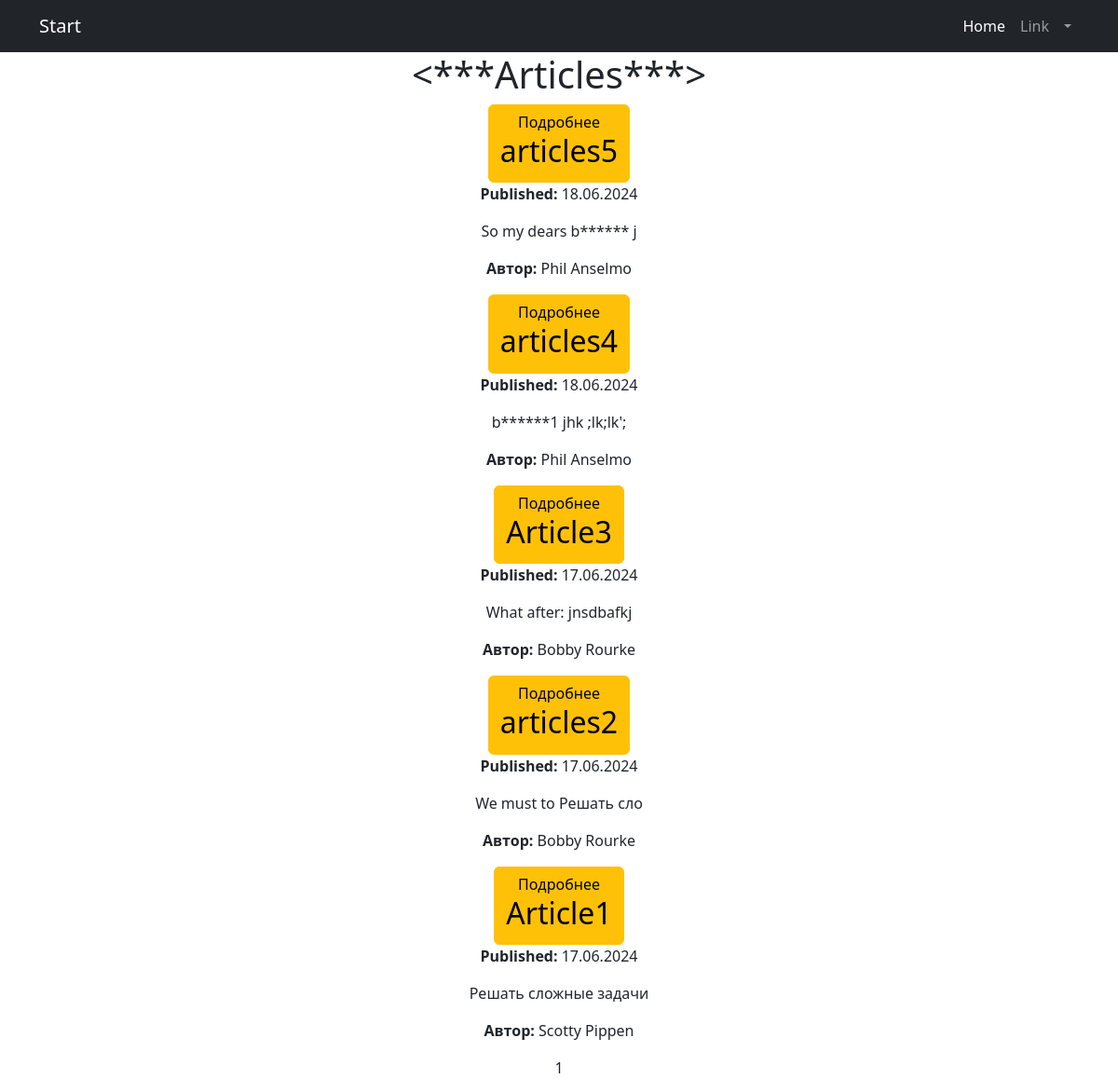
The app's page /articles/, older data.
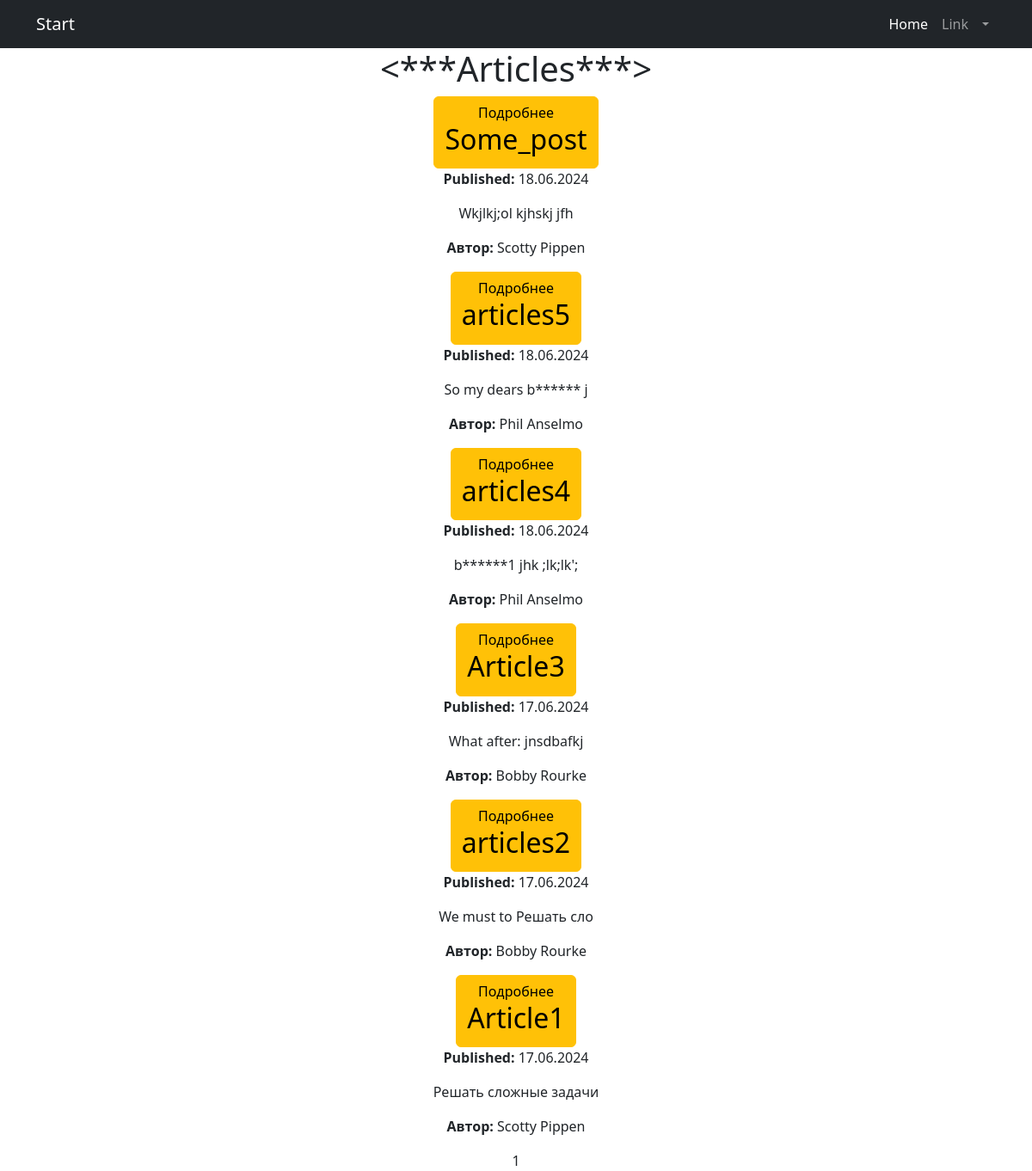
The same page, newer data.
### news/models.py (models this page shows, shortened)
class Post(models.Model):
    author = models.ForeignKey('Author', on_delete=models.CASCADE, blank=True)
    POST_TYPES = (
        ('article', 'Article'),
        ('news', 'News'),
    )
    post_type = models.CharField(max_length=10, choices=POST_TYPES)
    created_at = models.DateTimeField(auto_now_add=True)
    categories = models.ManyToManyField('Category', through='PostCategory')
    title = models.CharField(max_length=255)
    content = models.TextField()
    rating = models.IntegerField(default=0)
    authorname = models.CharField(max_length=255,)

### news/views.py (the view)
# urls.py: path('articles/', views.ArticlesListView.as_view(), name='articles_list'),
class ArticlesListView(ListView):
    model = Post
    template_name = 'articles_list.html'
    queryset = Post.objects.filter(post_type='article').order_by('-created_at')
    context_object_name = 'posts'
    paginate_by = 10
    def get_context_data(self, **kwargs):
        context = super().get_context_data(**kwargs)
        context['filter'] = PostFilter(self.request.GET, queryset=self.get_queryset())
        return context

### news/templatetags/censor.py (called while the page is built)
@register.filter(name='censor')
def censor(value):
    banned_words = ['badword', 'badword1', 'badword2']
    for word in banned_words:
        if isinstance(word, str):
            value = value.replace(word[1:], '*' * len(word[1:]))
    return value

### news/templates/articles_list.html (shortened to what this page needs)
{% extends 'flatpages/default.html' %}
{% load censor %}
{% block content %}
<h1><***Articles***></h1>
{% for post in posts %}
<a href="{% url 'articles_full_detail' id=post.id %}" class="btn btn-warning">Подробнее
    <h2>{{ post.title|censor }}</h2>
</a>
<p><strong>Published:</strong> {{ post.created_at|date:"d.m.Y" }}</p>
<p>{{ post.content|slice:":21"|censor }}</p>
<p><strong>Автор:</strong> {{ post.authorname }}</p>
{% endfor %}
{{ page_obj.number }}
{% endblock content %}

Row changes from the older to the newer data that the page shows:
added Post: title|censor "Some_post", created_at "18.06.2024", content|censor "Wkjlkj;ol kjhskj jfh", authorname "Scotty Pippen"
